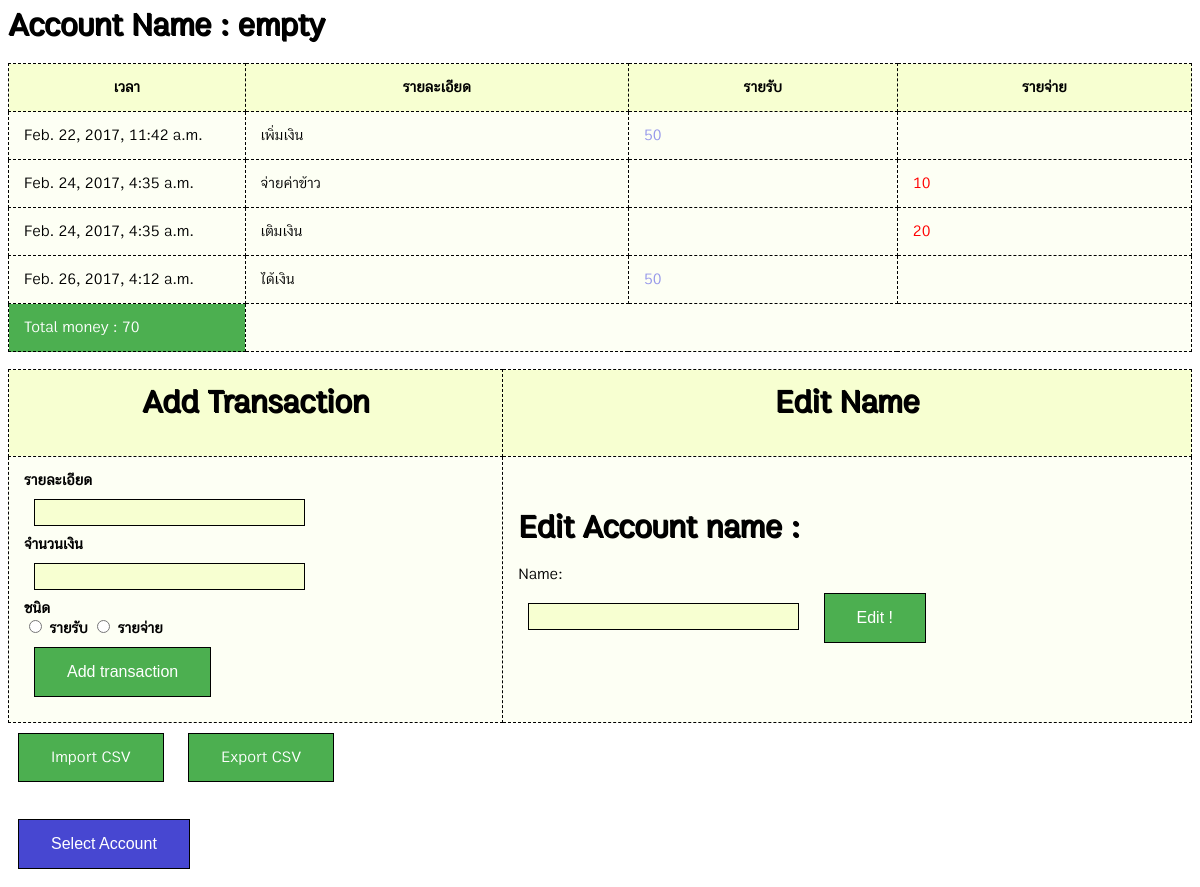
The app's page /account/acc/23/ with its own data.
### account/models.py (models this page shows, shortened)
class Account(models.Model):
    account_name = models.CharField(max_length=200)
    total = models.IntegerField(default=0)

class Transaction(models.Model):
    account = models.ForeignKey(Account, on_delete=models.CASCADE)
    detail = models.CharField(max_length=200)
    value = models.IntegerField(default=0)
    date = models.DateTimeField('date and time')

### account/views.py (the view)
# urls.py: url(r'^acc/(?P<pk>[0-9]+)/$', views.DetailView.as_view(), name='detail'),
class DetailView(generic.DetailView):
    model = Account
    template_name = 'account/detail.html'
    def get_context_data(self, **kwargs):
        context = super(DetailView, self).get_context_data(**kwargs)
        context.update({'theme': theme})
        return context

### account/templatetags/mul.py (called while the page is built)
@register.filter(name='mul')
def mul(value, arg):
    return value*arg

### account/templates/account/detail.html (shortened to what this page needs)
{% load mul %}
{% load static %}
{% static "" as path %}
<head>
<link rel="stylesheet" type="text/css" href="{{ path }}{{ theme }}" />
</head>
<body>
<h1>Account Name : {{ account.account_name }}</h1>
<table border="1">
<form action="{% url 'account:addtrans' account.id %}" method="post">
{% if account.transaction_set.all %}
<tr>
    <th>เวลา</th>
    <th>รายละเอียด</th>
    <th>รายรับ</th>
    <th>รายจ่าย</th>
</tr>
{% for detail_list in account.transaction_set.all %}
    <tr><td width="20%">{{ detail_list.date }}</td><td>{{ detail_list.detail }}</td>
    {% if detail_list.value < 0 %} <td></td>
    <td style="color:red;">{{ detail_list.value|mul:-1 }}</td>
    {% else %}
    <td style="color:9698ea;">{{ detail_list.value }}</td><td></td>
    {% endif %}</tr>
{% endfor %}
<tr style="background-color: #4CAF50;color: white;"><td>Total money : {{ account.total }}</td></tr>
</table>
{% else %}
<h1 align="center">There's no transactions.</h1>
{% endif %}
<br>
<table>
    <tr>
<th><h1>Add Transaction</h1></th>
<th><h1>Edit Name</h1></th></tr>
<tr>
<td>
<b>รายละเอียด
<br>
<input type="text" class="textinput" name="detail"/>
<br>จำนวนเงิน
<br>
<input type="number" class="textinput" name="value"/><br>
ชนิด<br>
  <input type="radio" name="t_type" value="income"> รายรับ
  <input type="radio" name="t_type" value="expense"> รายจ่าย<br>
<input type="submit" class="button" value="Add transaction" />
</form></td></b>
<td><form action="{% url 'account:editname' account.id %}" method="post">
<h1>Edit Account name : </h1>
Name:
<br>
<input type="text" class="textinput" name="name"/>
<input type="submit" class="button" value="Edit !" />
</form></td>
    </tr>
</table>
<a href="{% url 'account:importcsv' account.id %}" class="button">Import CSV</a>
{% if account.transaction_set.all %}
<a href="{% url 'account:exportcsv' account.id %}" class="button">Export CSV</a>
{% endif %}
<br><br><a href="{% url 'account:index' %}"><input type="submit" class="button" style="background-color:#4747d1;" value="Select Account" /></a>
</body>

### account/static/account/stylewhite.css (style rules this page uses)
h1 { color: #000000; text-shadow: 1px 1px #000000; }
a { color: black; text-decoration: none; }
body { font-family: myFirstFont; background-color: #ffffff; }
table { border-collapse: collapse; background-color: #fdfff4; color: black; width: 100%; }
table, td, th { border: 1px dashed black; padding: 15px; }
th { height: 40px; background-color: #f7ffd1; color: black; }
.button { background-color: #4CAF50; border: 1px solid black; color: white; padding: 15px 32px; text-align: center; text-decoration: none; display: inline-block; font-size: 16px; margin: 10px; }
.textinput { background-color: #f7ffd1; border: 1px solid black; color: black; text-align: center; font-size: 20px; margin: 10px; }

### records on screen
Account: account_name "empty", total "70"
Transaction: date "Feb. 22, 2017, 11:42 a.m.", detail "เพิ่มเงิน", value "50"
Transaction: date "Feb. 24, 2017, 4:35 a.m.", detail "จ่ายค่าข้าว", value|mul "10"
Transaction: date "Feb. 24, 2017, 4:35 a.m.", detail "เติมเงิน", value|mul "20"
Transaction: date "Feb. 26, 2017, 4:12 a.m.", detail "ได้เงิน", value "50"
